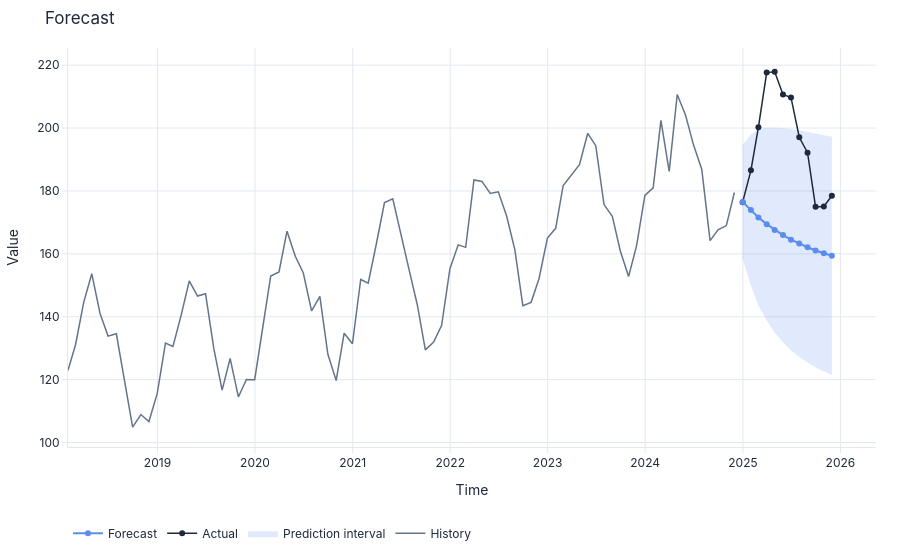

Write notebook code for a chart like this one.
### Markdown cell above
## 7. Evaluate the forecasting performance

### Code cell
# Evalute the forecast plot and plot diagnostics
forecast(y_true=ts_exp.y_test, y_pred=preds.predictions["y_pred"], 
         lower=preds.predictions["lower"], upper=preds.predictions["upper"], history=
         ts_exp.y_train).show()
